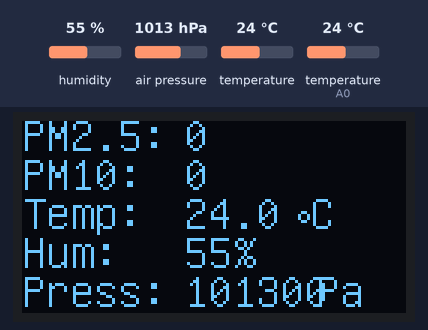
Bench run of a sketch on a simulated Arduino Nano, built with avr-gcc and run on an emulated ATmega328P. Shown: 128×64 one-colour display. Inputs (shaded band) come from the test bench; at power-on: humidity 55 %, air pressure 1013 hPa, temperature 24 °C, temperature (sensor on A0) 24 °C.

Above: at 1.2 s.
1.3 s: humidity set to 22 %
At 10.0 s:
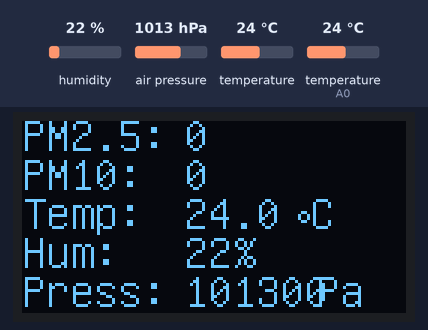
10.6 s: air pressure set to 952 hPa
At 18.1 s:
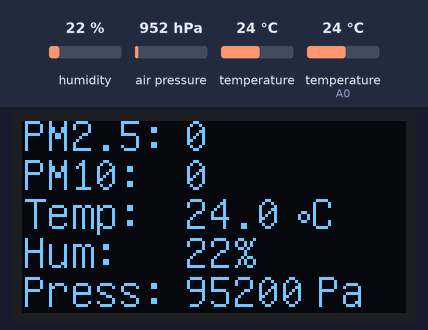
19.2 s: temperature (sensor 0) set to 12 °C
At 27.4 s:
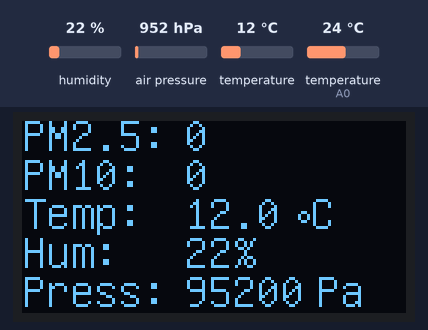
27.8 s: humidity set to 40 %
At 35.6 s:
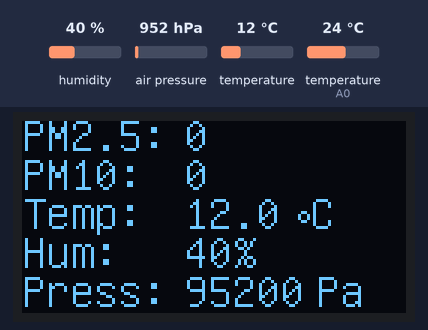
36.3 s: air pressure set to 975 hPa
At 43.8 s:
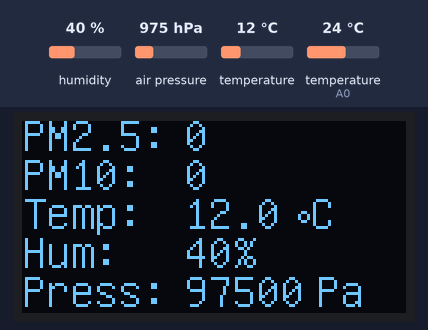
44.9 s: humidity set to 68 %
At 53.1 s:
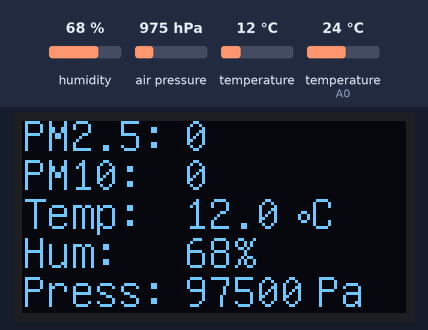
Timing chart, 0 to 54.5 s (numbered marks = the images above; inputs shaded):
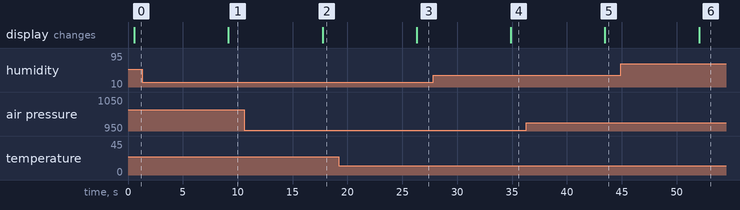

The sketch:

sketch-nano.ino
```cpp
#include <Wire.h>
#include <SoftwareSerial.h>
#include <Adafruit_BMP085.h>
#include "U8glib.h"
#include "dht.h"
#include "LowPower.h"

#define dht_apin A0
U8GLIB_SH1106_128X64 u8g(10, 9, 12, 11, 13);  // D0=SCK=10, D1=SDA=9, CS=12, DC=11, Reset=RES=13
Adafruit_BMP085 bmp; // A4 & A5 for pressure, temperature, altitude
SoftwareSerial portOne(2, 3); //RX,TX bte
SoftwareSerial portTwo(4, 5); //RX,TX dust SDS011
dht DHT; // humidity & temperature

unsigned int Pm25 = 0;
unsigned int Pm10 = 0;


void getPm(void) {
  uint8_t mData = 0;
  uint8_t i = 0;
  uint8_t mPkt[10] = {0};
  uint8_t mCheck = 0;

  portTwo.listen();
  while (portTwo.available() > 0) {
    // read the incoming byte:
    mData = portTwo.read();

  //  delay(1);
    if(mData == 0xAA)  {   //head1 ok
        mPkt[0] =  mData;
        mData = portTwo.read();
        if(mData == 0xc0)  {  //head2 ok
          mPkt[1] =  mData;
          mCheck = 0;
          for(i=0;i < 6;i++)//data recv and crc calc
          {
             mPkt[i+2] = portTwo.read();
 //            delay(1);
             mCheck += mPkt[i+2];
          }
          mPkt[8] = portTwo.read();
  //        delay(1);
          mPkt[9] = portTwo.read();
          if(mCheck == mPkt[8])//crc ok
          {
            portTwo.flush();
            //Serial.write(mPkt,10);

            Pm25 = (uint16_t)mPkt[2] | (uint16_t)(mPkt[3]<<8);
            Pm10 = (uint16_t)mPkt[4] | (uint16_t)(mPkt[5]<<8);
//          Serial.print( "Pm25=");
//          Serial.print( Pm25 , DEC);
//          Serial.print( "\t");
//          Serial.print( "Pm10=");
//          Serial.print( Pm10 , DEC);
//          Serial.print( "\n");
            if(Pm25 > 9999)
              Pm25 = 9999;
            if(Pm10 > 9999)
              Pm10 = 9999;
              //get one good packet
             return;
          }
        }
     }

  }
}

void draw(void) {

  u8g.setFont(u8g_font_unifont);  // select font
  getPm();

  u8g.drawStr( 0, 10, "PM2.5:");
  u8g.setPrintPos(54, 10);  // set position
  u8g.print(Pm25);  // dust
  u8g.drawStr( 0, 23, "PM10:");
  u8g.setPrintPos(54, 23);  // set position
  u8g.print(Pm10);  // dust

  u8g.drawStr( 0,36, "Temp: ");
  u8g.setPrintPos(54, 36);  // set position
  u8g.print(bmp.readTemperature(),1);
  u8g.setPrintPos(90, 40);  // set position
  u8g.print( (char) 176);
  u8g.drawStr( 96,36, "C");

  //u8g.drawStr( 84,23, ",");
  //u8g.setPrintPos(92, 23);  // set position
  //u8g.print(DHT.temperature, 1);  // display temperature from DHT11

  u8g.drawStr(0, 49, "Hum: ");
  u8g.setPrintPos(54, 49);
  u8g.print(DHT.humidity, 0);  // display humidity from DHT11
  u8g.drawStr(70, 49, "% ");

  u8g.drawStr( 0,62,"Press: ");
  u8g.setPrintPos(54, 62);  // set position
  u8g.print(bmp.readPressure());
  u8g.drawStr( 98,62, "Pa");

  // Calculate altitude assuming 'standard' barometric
  // pressure of 1013.25 millibar = 101325 Pascal
 // u8g.drawStr( 0,62,"Alt: ");
 // u8g.setPrintPos(54, 62);  // set position
 // u8g.print(bmp.readAltitude(),0);

  // you can get a more precise measurement of altitude
  // if you know the current sea level pressure which will
  // vary with weather and such. If it is 1015 millibars
  // that is equal to 101500 Pascals.
  //  Serial.print("Real altitude = ");
  //  Serial.print(bmp.readAltitude(101500));
  // Serial.println(" meters");
}

void setup(void) {
//   Serial.begin(9600);     // opens serial port, sets data rate to 9600 bps
//   while (!Serial) {
//    ; // wait for serial port to connect. Needed for native USB port only
//   }
   portOne.begin(9600);
   portTwo.begin(9600);

   bmp.begin();
}

void loop(void) {
  DHT.read11(dht_apin);  // Read apin on DHT11

  u8g.firstPage();
  do {
    draw();
  } while( u8g.nextPage() );

 // delay(5000);  // Delay of 5sec before accessing DHT11 (min - 2sec)

  portOne.listen();
  portOne.print(Pm25);
  portOne.print(Pm10);
  portOne.print(bmp.readTemperature());
  portOne.print(DHT.humidity);
  portOne.print(bmp.readPressure());
  portOne.print(bmp.readAltitude());
  LowPower.powerDown(SLEEP_8S, ADC_OFF, BOD_OFF);
}
```

Measured:
- after the input at 1.3 s, the display: changes after 7.8 s (image 1)
- after the input at 10.6 s, the display: changes after 7.1 s (image 2)
- after the input at 19.2 s, the display: changes after 7.1 s (image 3)
- after the input at 27.8 s, the display: changes after 7.1 s (image 4)
- after the input at 36.3 s, the display: changes after 7.2 s (image 5)
- after the input at 44.9 s, the display: changes after 7.1 s (image 6)
